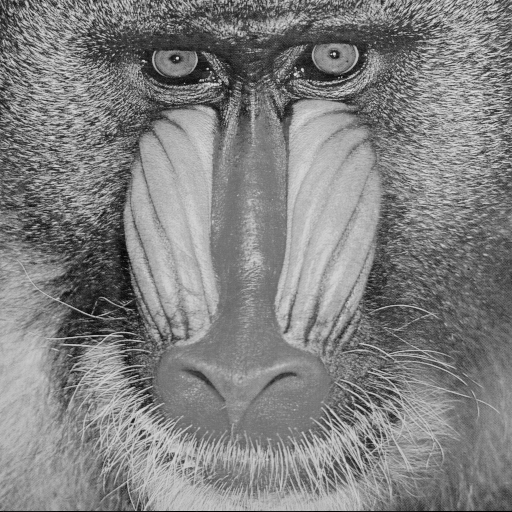
#> input picture imgs/macaco.png, 512 x 512 px, found by its file name
$ python atv1.6.py
#> lines starting #> are read from the running program, lines starting #| are printed output that depends on the picture; after the words box and inside, x2 and y2 are one past the last pixel; in counts of white or black regions, pixels touching at a corner belong together
import numpy as np
import cv2 as cv


imagem = cv.imread('imgs/macaco.png')
#> imagem is the input picture: shape (512, 512, 3); min 0, max 230, mean 129.1

def planoBits(imagem, bit):
#> called with bit = 6
     mascara = np.power(2, bit)
     plano = np.where((imagem & mascara), 255, 0).astype(np.uint8)
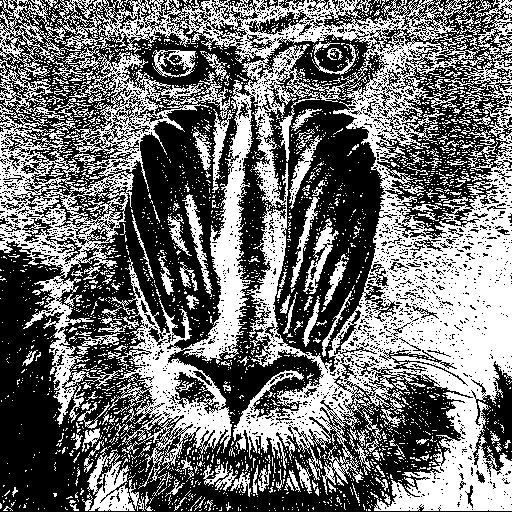
#> plano: shape (512, 512, 3); 44.3% white; 2698 white regions (2509 under 20 px), largest, box (x1, y1, x2, y2) and area: (0, 0, 512, 511) 90884, (82, 447, 139, 511) 1679, (0, 59, 65, 120) 989
     return plano

plano = planoBits(imagem, 6)

concatenado = cv.hconcat([imagem, plano])
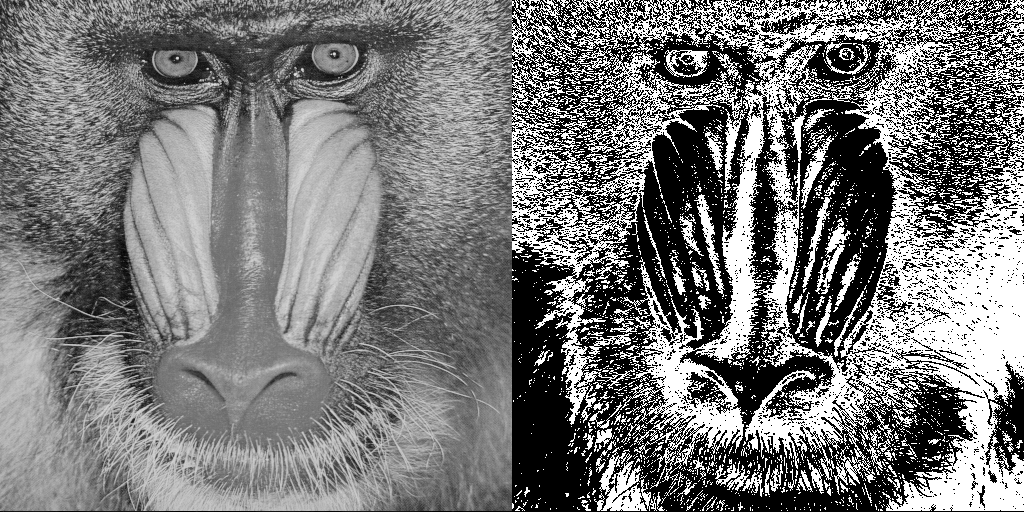
#> concatenado: shape (512, 1024, 3); min 0, max 255, mean 121.1

cv.imwrite('imgs_geradas/atv1.6/source.png', concatenado)

$ run again, with imgs/caderno.png copied over imgs/macaco.png
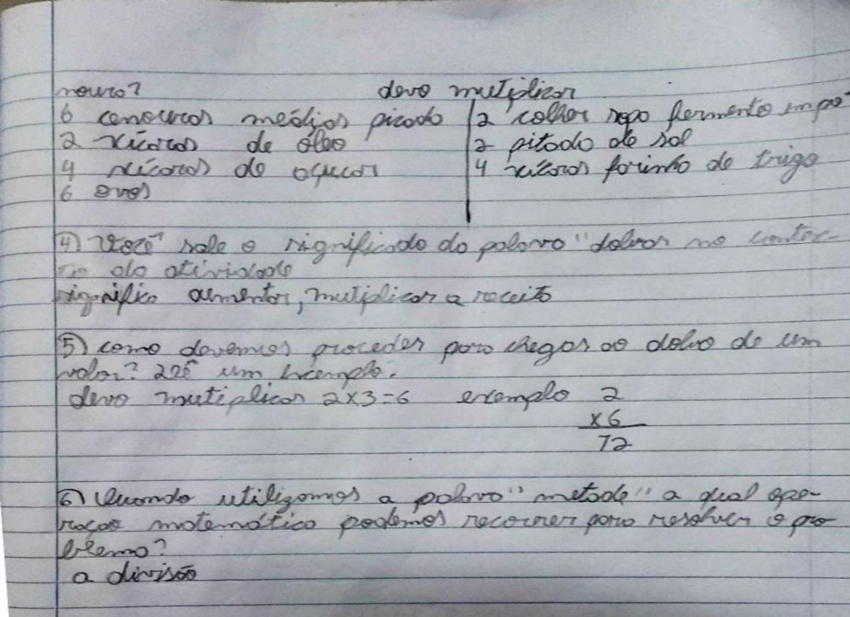
#> input picture imgs/caderno.png, 850 x 617 px, found by its file name
#> imagem is the input picture: shape (617, 850, 3); mean B, G, R 180.2, 173.4, 170.6
#> in planoBits, `plano = np.where((imagem & mascara), 255, 0).astype(np.uint8)`:
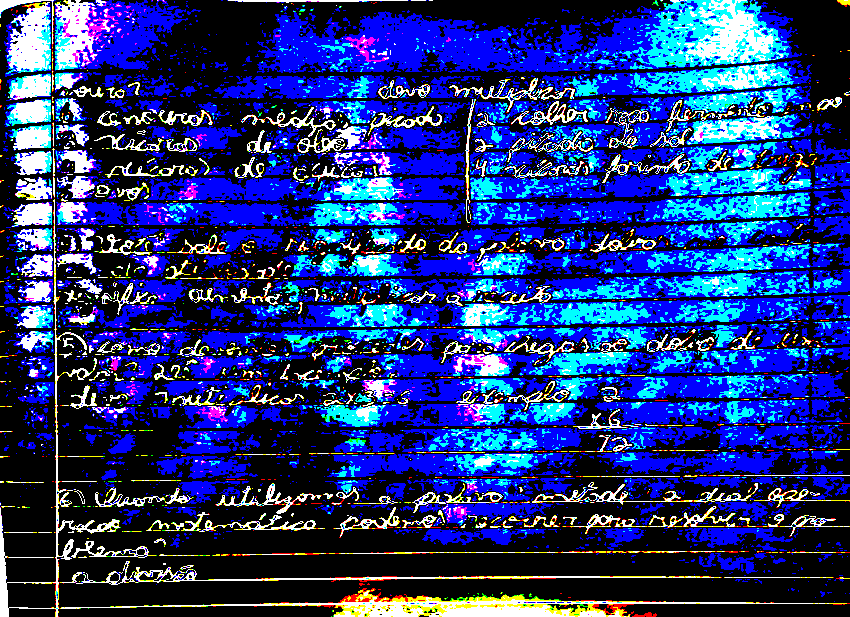
#> plano: shape (617, 850, 3); mean B, G, R 124, 52.5, 32.8
#> `concatenado = cv.hconcat([imagem, plano])`:
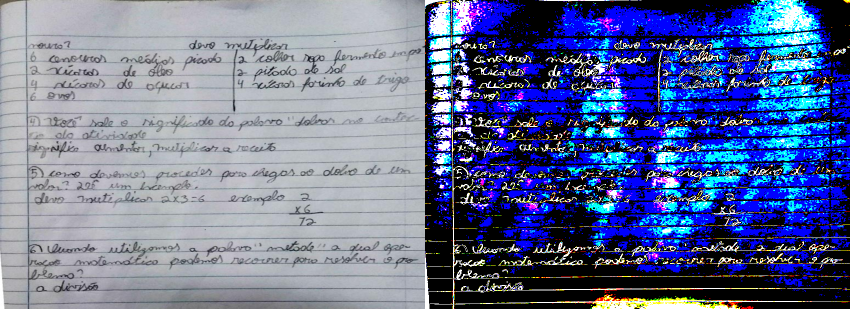
#> concatenado: shape (617, 1700, 3) (shown at 1/2 size); mean B, G, R 152.1, 113, 101.7
